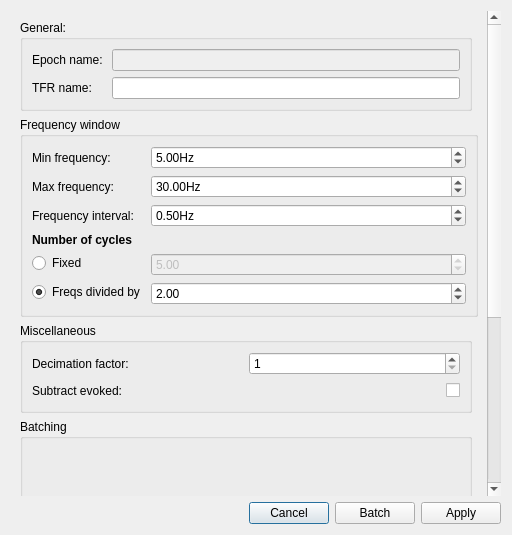
<?xml version="1.0" encoding="UTF-8"?>
<ui version="4.0">
 <class>TFRDialog</class>
 <widget class="QDialog" name="TFRDialog">
  <property name="geometry">
   <rect>
    <x>0</x>
    <y>0</y>
    <width>512</width>
    <height>535</height>
   </rect>
  </property>
  <property name="windowTitle">
   <string>Meggie - Compute TFR</string>
  </property>
  <layout class="QGridLayout" name="gridLayout_2">
   <item row="1" column="0">
    <layout class="QHBoxLayout" name="horizontalLayoutButtons">
     <item>
      <spacer name="horizontalSpacer_2">
       <property name="orientation">
        <enum>Qt::Horizontal</enum>
       </property>
       <property name="sizeHint" stdset="0">
        <size>
         <width>40</width>
         <height>20</height>
        </size>
       </property>
      </spacer>
     </item>
     <item>
      <widget class="QPushButton" name="pushButtonCancel">
       <property name="text">
        <string>Cancel</string>
       </property>
      </widget>
     </item>
     <item>
      <widget class="QPushButton" name="pushButtonBatch">
       <property name="text">
        <string>Batch</string>
       </property>
      </widget>
     </item>
     <item>
      <widget class="QPushButton" name="pushButtonApply">
       <property name="text">
        <string>Apply</string>
       </property>
      </widget>
     </item>
    </layout>
   </item>
   <item row="0" column="0">
    <widget class="QScrollArea" name="scrollArea">
     <property name="frameShape">
      <enum>QFrame::NoFrame</enum>
     </property>
     <property name="widgetResizable">
      <bool>true</bool>
     </property>
     <widget class="QWidget" name="scrollAreaWidgetContents">
      <property name="geometry">
       <rect>
        <x>0</x>
        <y>0</y>
        <width>480</width>
        <height>783</height>
       </rect>
      </property>
      <property name="minimumSize">
       <size>
        <width>0</width>
        <height>0</height>
       </size>
      </property>
      <layout class="QGridLayout" name="gridLayout_4">
       <item row="4" column="0">
        <widget class="QGroupBox" name="groupBoxMisc">
         <property name="title">
          <string>Miscellaneous</string>
         </property>
         <layout class="QGridLayout" name="gridLayout_9">
          <item row="1" column="0">
           <layout class="QGridLayout" name="gridLayout_10">
            <item row="0" column="1">
             <widget class="QSpinBox" name="spinBoxDecim">
              <property name="minimum">
               <number>1</number>
              </property>
              <property name="maximum">
               <number>1000</number>
              </property>
              <property name="value">
               <number>1</number>
              </property>
             </widget>
            </item>
            <item row="0" column="0">
             <widget class="QLabel" name="labelDecim">
              <property name="text">
               <string>Decimation factor:</string>
              </property>
             </widget>
            </item>
           </layout>
          </item>
          <item row="2" column="0">
           <layout class="QHBoxLayout" name="horizontalLayout">
            <item>
             <widget class="QLabel" name="labelSubtractEvoked">
              <property name="text">
               <string>Subtract evoked:</string>
              </property>
             </widget>
            </item>
            <item>
             <spacer name="horizontalSpacer">
              <property name="orientation">
               <enum>Qt::Horizontal</enum>
              </property>
              <property name="sizeHint" stdset="0">
               <size>
                <width>40</width>
                <height>20</height>
               </size>
              </property>
             </spacer>
            </item>
            <item>
             <widget class="QCheckBox" name="checkBoxSubtractEvoked">
              <property name="layoutDirection">
               <enum>Qt::RightToLeft</enum>
              </property>
              <property name="text">
               <string/>
              </property>
             </widget>
            </item>
           </layout>
          </item>
         </layout>
        </widget>
       </item>
       <item row="3" column="0" colspan="2">
        <widget class="QGroupBox" name="groupBoxFrequencies">
         <property name="sizePolicy">
          <sizepolicy hsizetype="Preferred" vsizetype="Preferred">
           <horstretch>0</horstretch>
           <verstretch>2</verstretch>
          </sizepolicy>
         </property>
         <property name="title">
          <string>Frequency window</string>
         </property>
         <layout class="QGridLayout" name="gridLayout_5">
          <item row="0" column="1">
           <layout class="QFormLayout" name="formLayout">
            <item row="0" column="0">
             <widget class="QLabel" name="labelMinFreq">
              <property name="text">
               <string>Min frequency:</string>
              </property>
             </widget>
            </item>
            <item row="0" column="1">
             <widget class="QDoubleSpinBox" name="doubleSpinBoxMinFreq">
              <property name="suffix">
               <string>Hz</string>
              </property>
              <property name="minimum">
               <double>0.000000000000000</double>
              </property>
              <property name="maximum">
               <double>1000.000000000000000</double>
              </property>
              <property name="value">
               <double>5.000000000000000</double>
              </property>
             </widget>
            </item>
            <item row="1" column="0">
             <widget class="QLabel" name="labelMaxFreq">
              <property name="text">
               <string>Max frequency:</string>
              </property>
             </widget>
            </item>
            <item row="1" column="1">
             <widget class="QDoubleSpinBox" name="doubleSpinBoxMaxFreq">
              <property name="suffix">
               <string>Hz</string>
              </property>
              <property name="minimum">
               <double>0.000000000000000</double>
              </property>
              <property name="maximum">
               <double>1000.000000000000000</double>
              </property>
              <property name="value">
               <double>30.000000000000000</double>
              </property>
             </widget>
            </item>
            <item row="2" column="0">
             <widget class="QLabel" name="labelFrequencyInterval">
              <property name="text">
               <string>Frequency interval:</string>
              </property>
             </widget>
            </item>
            <item row="2" column="1">
             <widget class="QDoubleSpinBox" name="doubleSpinBoxFreqInterval">
              <property name="suffix">
               <string>Hz</string>
              </property>
              <property name="minimum">
               <double>0.100000000000000</double>
              </property>
              <property name="maximum">
               <double>99.989999999999995</double>
              </property>
              <property name="value">
               <double>0.500000000000000</double>
              </property>
             </widget>
            </item>
            <item row="3" column="0">
             <widget class="QLabel" name="label_7">
              <property name="font">
               <font>
                <weight>75</weight>
                <italic>false</italic>
                <bold>true</bold>
                <underline>false</underline>
                <strikeout>false</strikeout>
               </font>
              </property>
              <property name="frameShape">
               <enum>QFrame::NoFrame</enum>
              </property>
              <property name="text">
               <string>Number of cycles</string>
              </property>
             </widget>
            </item>
            <item row="4" column="0">
             <layout class="QHBoxLayout" name="horizontalLayout_18">
              <item>
               <widget class="QRadioButton" name="radioButtonFixed">
                <property name="text">
                 <string>Fixed</string>
                </property>
                <property name="checked">
                 <bool>false</bool>
                </property>
               </widget>
              </item>
             </layout>
            </item>
            <item row="4" column="1">
             <widget class="QDoubleSpinBox" name="doubleSpinBoxNcycles">
              <property name="enabled">
               <bool>false</bool>
              </property>
              <property name="minimum">
               <double>1.000000000000000</double>
              </property>
              <property name="maximum">
               <double>100.000000000000000</double>
              </property>
              <property name="value">
               <double>5.000000000000000</double>
              </property>
             </widget>
            </item>
            <item row="5" column="0">
             <layout class="QHBoxLayout" name="horizontalLayout_19">
              <item>
               <widget class="QRadioButton" name="radioButtonAdapted">
                <property name="toolTip">
                 <string/>
                </property>
                <property name="text">
                 <string>Freqs divided by</string>
                </property>
                <property name="checkable">
                 <bool>true</bool>
                </property>
                <property name="checked">
                 <bool>true</bool>
                </property>
               </widget>
              </item>
             </layout>
            </item>
            <item row="5" column="1">
             <widget class="QDoubleSpinBox" name="doubleSpinBoxCycleFactor">
              <property name="enabled">
               <bool>true</bool>
              </property>
              <property name="toolTip">
               <string/>
              </property>
              <property name="minimum">
               <double>0.000000000000000</double>
              </property>
              <property name="maximum">
               <double>10.000000000000000</double>
              </property>
              <property name="singleStep">
               <double>1.000000000000000</double>
              </property>
              <property name="value">
               <double>2.000000000000000</double>
              </property>
             </widget>
            </item>
           </layout>
          </item>
         </layout>
        </widget>
       </item>
       <item row="0" column="0">
        <widget class="QGroupBox" name="groupBoxGeneral">
         <property name="title">
          <string>General:</string>
         </property>
         <layout class="QGridLayout" name="gridLayout_6">
          <item row="1" column="0">
           <widget class="QLabel" name="labelEpochName">
            <property name="text">
             <string>Epoch name: </string>
            </property>
           </widget>
          </item>
          <item row="1" column="1">
           <widget class="QLineEdit" name="lineEditEpochName">
            <property name="enabled">
             <bool>false</bool>
            </property>
           </widget>
          </item>
          <item row="2" column="0">
           <widget class="QLabel" name="labelTFRName">
            <property name="text">
             <string>TFR name:</string>
            </property>
           </widget>
          </item>
          <item row="2" column="1">
           <widget class="QLineEdit" name="lineEditTFRName"/>
          </item>
         </layout>
        </widget>
       </item>
       <item row="5" column="0">
        <widget class="QGroupBox" name="groupBoxBatching">
         <property name="title">
          <string>Batching</string>
         </property>
         <layout class="QGridLayout" name="gridLayoutBatching">
          <item row="0" column="0">
           <widget class="QWidget" name="batchingWidgetPlaceholder" native="true">
            <property name="minimumSize">
             <size>
              <width>300</width>
              <height>300</height>
             </size>
            </property>
           </widget>
          </item>
         </layout>
        </widget>
       </item>
       <item row="6" column="0">
        <spacer name="verticalSpacer">
         <property name="orientation">
          <enum>Qt::Vertical</enum>
         </property>
         <property name="sizeHint" stdset="0">
          <size>
           <width>20</width>
           <height>40</height>
          </size>
         </property>
        </spacer>
       </item>
      </layout>
     </widget>
    </widget>
   </item>
  </layout>
 </widget>
 <tabstops>
  <tabstop>scrollArea</tabstop>
  <tabstop>radioButtonFixed</tabstop>
  <tabstop>radioButtonAdapted</tabstop>
 </tabstops>
 <resources/>
 <connections>
  <connection>
   <sender>radioButtonAdapted</sender>
   <signal>toggled(bool)</signal>
   <receiver>doubleSpinBoxCycleFactor</receiver>
   <slot>setEnabled(bool)</slot>
   <hints>
    <hint type="sourcelabel">
     <x>148</x>
     <y>311</y>
    </hint>
    <hint type="destinationlabel">
     <x>384</x>
     <y>313</y>
    </hint>
   </hints>
  </connection>
  <connection>
   <sender>radioButtonFixed</sender>
   <signal>toggled(bool)</signal>
   <receiver>doubleSpinBoxNcycles</receiver>
   <slot>setEnabled(bool)</slot>
   <hints>
    <hint type="sourcelabel">
     <x>89</x>
     <y>281</y>
    </hint>
    <hint type="destinationlabel">
     <x>367</x>
     <y>283</y>
    </hint>
   </hints>
  </connection>
  <connection>
   <sender>pushButtonCancel</sender>
   <signal>clicked()</signal>
   <receiver>TFRDialog</receiver>
   <slot>reject()</slot>
   <hints>
    <hint type="sourcelabel">
     <x>311</x>
     <y>521</y>
    </hint>
    <hint type="destinationlabel">
     <x>155</x>
     <y>516</y>
    </hint>
   </hints>
  </connection>
  <connection>
   <sender>pushButtonBatch</sender>
   <signal>clicked()</signal>
   <receiver>TFRDialog</receiver>
   <slot>acceptBatch()</slot>
   <hints>
    <hint type="sourcelabel">
     <x>387</x>
     <y>520</y>
    </hint>
    <hint type="destinationlabel">
     <x>73</x>
     <y>523</y>
    </hint>
   </hints>
  </connection>
  <connection>
   <sender>pushButtonApply</sender>
   <signal>clicked()</signal>
   <receiver>TFRDialog</receiver>
   <slot>accept()</slot>
   <hints>
    <hint type="sourcelabel">
     <x>472</x>
     <y>509</y>
    </hint>
    <hint type="destinationlabel">
     <x>199</x>
     <y>511</y>
    </hint>
   </hints>
  </connection>
 </connections>
 <slots>
  <slot>acceptBatch()</slot>
 </slots>
</ui>
